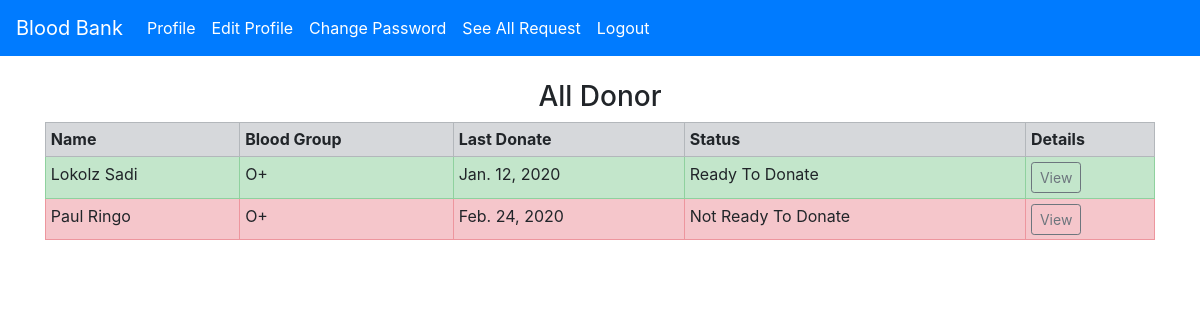
/group/5/ (signed in), run on the app's committed database.
### blood_app/models.py (models this page shows, shortened)
class UserExtend(models.Model):
    donor = models.OneToOneField(User, on_delete=models.CASCADE)
    date_of_birth = models.DateField(help_text="yyyy-mm-dd")
    phone = models.CharField(max_length=30, unique=True)
    address = models.CharField(max_length=100)
    district = models.ForeignKey(District, on_delete=models.CASCADE)
    blood_group = models.ForeignKey(BloodGroup, on_delete=models.CASCADE)
    gender = models.CharField(choices=GENDER, max_length=10)
    ready_to_donate = models.BooleanField(default=True)
    image = models.ImageField(verbose_name="Profile Picture", upload_to="images/")
    last_donate = models.DateField()

class BloodGroup(models.Model):
    name = models.CharField(max_length=5)
    def __str__(self):
        return self.name

### blood_app/views.py (the view)
# urls.py: path('group/<int:id>/', views.groupView, name='group'),
def groupView(request, id):
    obj = get_object_or_404(BloodGroup, pk=id)
    donor = UserExtend.objects.filter(blood_group=obj)
    return render(request, "blood_app/donorlist.html", {'donor':donor})

### blood_app/templates/blood_app/donorlist.html
{% extends "blood_app/base.html" %}
{% block content %}
  {% if donor %}
    <h3 class="text-center">All Donor</h3>
    <table class="table table-sm table-bordered">
      <tr class="table-secondary">
        <th>Name</th>
        <th>Blood Group</th>
        <th>Last Donate</th>
        <th>Status</th>
        <th>Details</th>
      </tr>
      {% for i in donor %}
        {% if i.ready_to_donate %}
          <tr class="table-success">
            <td>{{i.donor.get_full_name}}</td>
            <td>{{i.blood_group}}</td>
            <td>{{i.last_donate}}</td>
            <td>Ready To Donate</td>
            <td><a href="{% url 'details' i.donor.id %}" class="btn btn-sm btn-outline-secondary">View</a></td>
          </tr>
        {% else %}
          <tr class="table-danger">
            <td>{{i.donor.get_full_name}}</td>
            <td>{{i.blood_group}}</td>
            <td>{{i.last_donate}}</td>
            <td>Not Ready To Donate</td>
            <td><a href="{% url 'details' i.donor.id %}" class="btn btn-sm btn-outline-secondary">View</a></td>
          </tr>
        {% endif %}
      {% endfor %}
    </table>
  {% else %}
    <h2>No Donor Available</h2>
  {% endif %}
{% endblock %}

### data on the page
UserExtend: donor.get_full_name "Lokolz Sadi", blood_group "O+", last_donate "Jan. 12, 2020"
UserExtend: donor.get_full_name "Paul Ringo", blood_group "O+", last_donate "Feb. 24, 2020"
